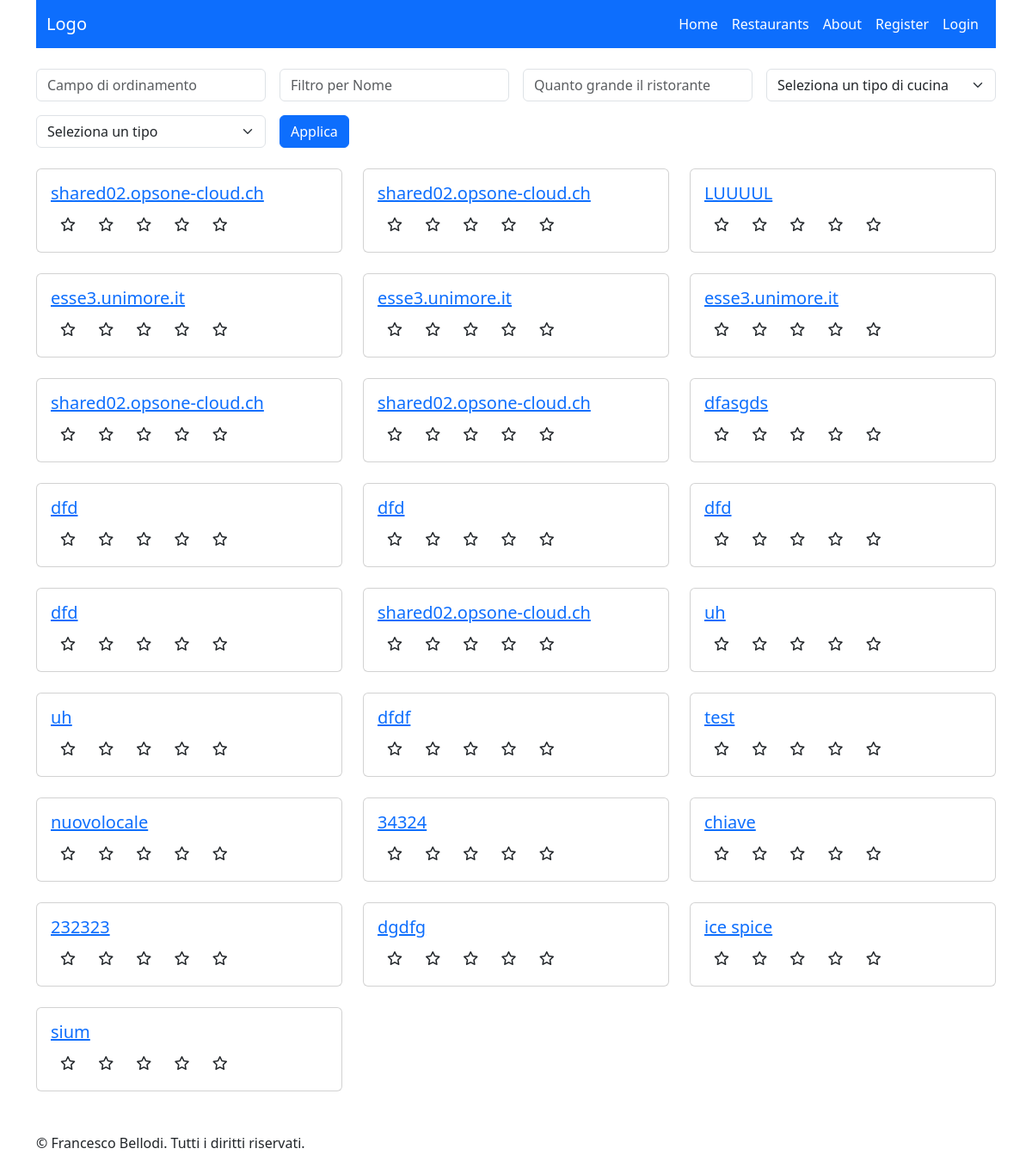
The app's page /restaurants/, older data.
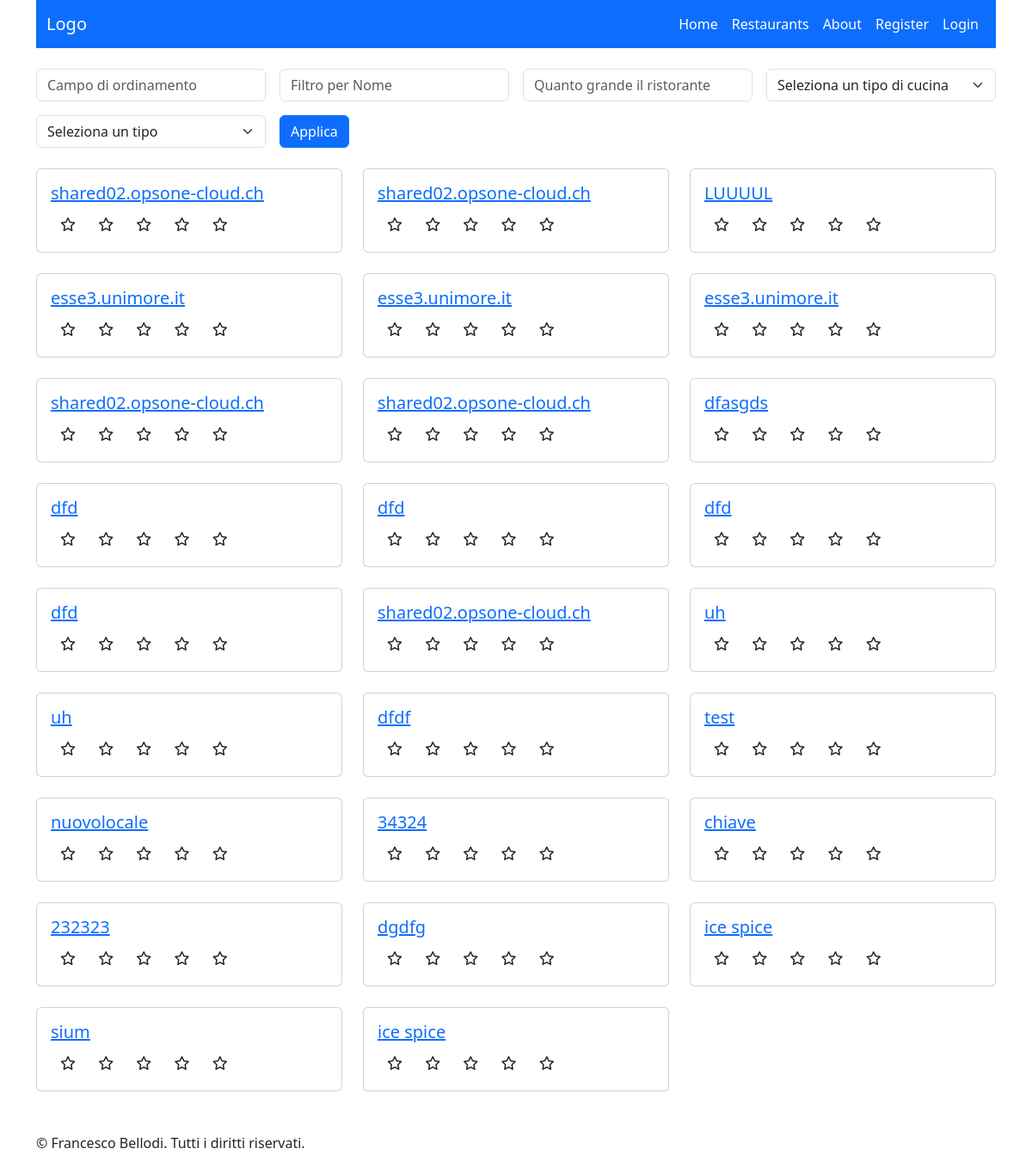
The same page, newer data.
### restaurantsApp/models.py (models this page shows, shortened)
class Restaurant(models.Model):
    restaurantID = models.IntegerField(primary_key=True)
    owner = models.ForeignKey(settings.AUTH_USER_MODEL, on_delete=models.CASCADE)
    name = models.CharField(max_length=100)
    address = models.CharField(max_length=200)
    phone_number = PhoneNumberField()
    cuisine_type = models.CharField(max_length=200)
    meal_type = models.CharField(max_length=200)
    max_booking = models.IntegerField(default=100)
    average_rating = models.FloatField(default=0, null=True)

### restaurantsApp/views.py (the view)
# urls.py: path("", RestaurantListView.as_view(), name="listRestaurants"),
class RestaurantListView(ListView):
    model = Restaurant
    template_name = 'restaurantsApp/restaurant_list.html'  # Specifica il percorso al tuo template
    context_object_name = 'restaurants'  # Nome del contesto da utilizzare nel template
    def get_context_data(self, **kwargs):
        from .forms import CUISINE_CHOICES, MEAL_CHOICES
        context = super().get_context_data(**kwargs)
        context['CUISINE_CHOICES'] = CUISINE_CHOICES
        context['MEAL_CHOICES'] = MEAL_CHOICES
        return context
    def get_queryset(self):
        order_field = self.request.GET.get('order_field')
        filter_name = self.request.GET.get('filter_name', None)
        filter_max_booking = self.request.GET.get('filter_max_booking', None)
        cuisine_type = self.request.GET.get('filter_cuisine_type', None)
        meal_type = self.request.GET.get('filter_meal_type', None)
        queryset = Restaurant.objects.all()
        if filter_name:
            queryset = queryset.filter(name__icontains=filter_name)
        if filter_max_booking:
            queryset = queryset.filter(max_booking__lte=filter_max_booking)
        if cuisine_type:
            queryset = queryset.filter(cuisine_type__icontains=cuisine_type)
        if meal_type:
            queryset = queryset.filter(meal_type__icontains=meal_type)
        if order_field in [field.name for field in Restaurant._meta.fields]:
            queryset = queryset.order_by(order_field)
        return queryset

### restaurantsApp/templates/restaurantsApp/restaurant_list.html
{% extends "base.html" %}
{% block css %}
  {% load static %}
  <link rel="stylesheet" type="text/css" href="{% static 'TableTales/stars.css' %}">
  <link rel="stylesheet" href="https://cdnjs.cloudflare.com/ajax/libs/font-awesome/6.4.0/css/all.min.css">
{% endblock %}
{% block content %}
  {% include 'restaurantsApp/searchbar.html' %}
  <div class="row">
      {% for r in restaurants %}
        {% include "restaurantsApp/single-restaurant.html" %}
      {% empty %}
        <p> Non ci sono ristoranti ancora</p>
      {% endfor %}
  </div>
{% endblock %}

### restaurantsApp/templates/restaurantsApp/single-restaurant.html
<div class="col-md-4 mb-4">
  <div class="card">
    <div class="card-body">
      <a href="{% url 'restaurant_detail' r.pk %}">
        <h5 class="card-title">{{ r.name }}</h5>
      </a>
      <div class="rating">
        {% for i in "12345" %}
          <span class="fa-stack">
            {% if i >= r.average_rating|floatformat %}
              <i class="far fa-star fa-stack-1x"></i>
            {% else %}
              <i class="fas fa-star fa-stack-1x"></i>
            {% endif %}
          </span>
        {% endfor %}
      </div>
    </div>
  </div>
</div>

Row changes from the older to the newer data that the page shows:
added Restaurant: name "ice spice", average_rating 0 (drawn)
